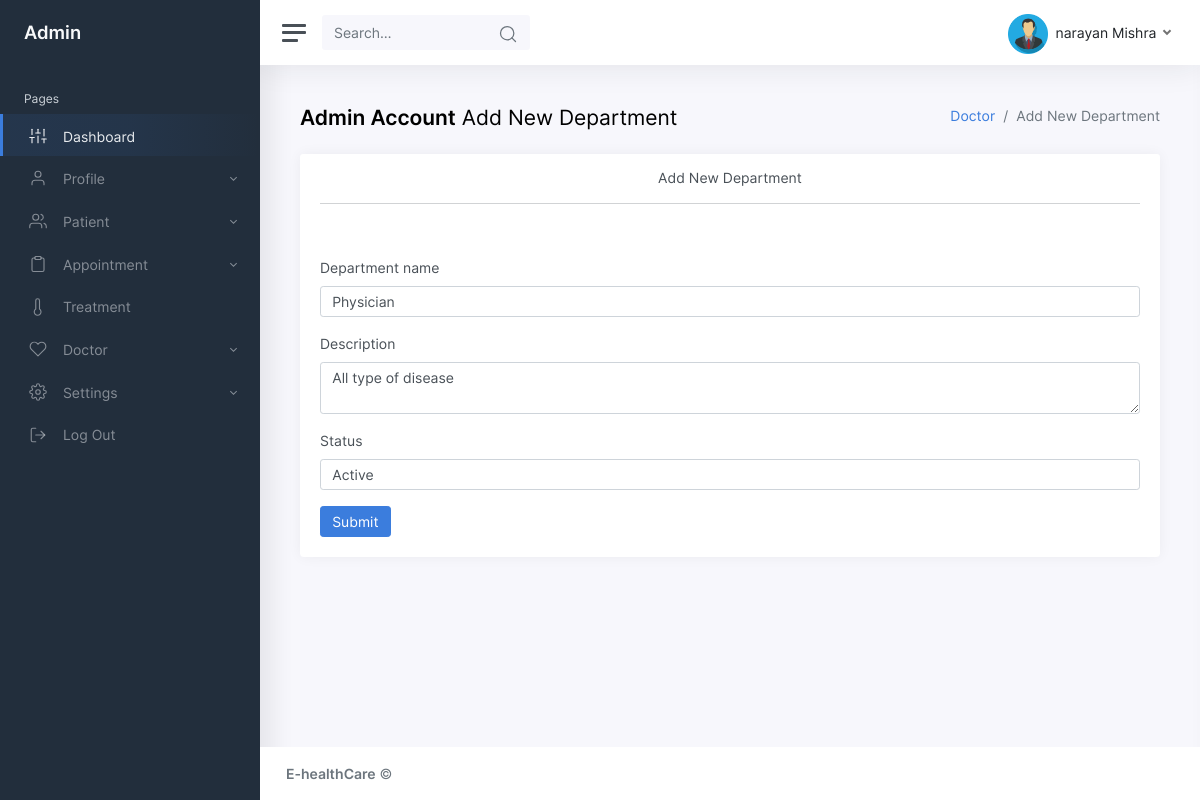
/admin/department.php?editid=11 (signed in), run on the app's committed database.
### tables this page shows
CREATE TABLE `department` (
  `departmentid` int(10) NOT NULL,
  `departmentname` varchar(100) NOT NULL,
  `description` text NOT NULL,
  `status` varchar(10) NOT NULL
);

### admin/department.php (the view, shortened to what this page needs)
<?php
include("dbconnection.php");
if(isset($_GET[editid]))
{
	$sql="SELECT * FROM department WHERE departmentid='$_GET[editid]' ";
	$qsql = mysqli_query($con,$sql);
	$rsedit = mysqli_fetch_array($qsql);
}
?>
<!DOCTYPE html>
<html lang="en">
<head>
	<link href="css/app.css" rel="stylesheet">
</head>
<body>
	<div class="wrapper">
		<?php include("menu.php");?>
		<div class="main">
			<?php include("header.php");?>
			<main class="content">
				<div class="container-fluid p-0">
					<div class="row mb-2 mb-xl-3">
						<div class="col-auto d-none d-sm-block">
							<h3><strong>Admin Account</strong> Add New Department</h3>
						</div>
						<div class="col-auto ml-auto text-right mt-n1">
							<nav aria-label="breadcrumb">
								<ol class="breadcrumb bg-transparent p-0 mt-1 mb-0">
									<li class="breadcrumb-item"><a href="#">Doctor</a></li>
									<li class="breadcrumb-item active" aria-current="page">Add New Department</li>
								</ol>
							</nav>
						</div>
					</div>
					<div class="col-md-12">
							<div class="card">
								<div class="card-header">
									<h2 class="card-title text-center">Add New Department</h2>
									<hr>
								</div>
								<div class="card-body">
									<form method="post" action="" name="frmdept" onSubmit="return validateform()">
										<div class="row">
											<div class="mb-3 col-md-12">
												<label class="form-label" for="patiente">Department name</label>
												<input type="text" class="form-control" name="departmentname" id="departmentname" value="<?php echo $rsedit[departmentname]; ?>" required/>
											</div>
											<div class="mb-3 col-md-12">
												<label class="form-label" for="textarea">Description</label>
												<textarea name="textarea" class="form-control" id="textarea" required><?php echo $rsedit[description] ; ?></textarea>
											</div>
											<div class="mb-3 col-md-12">
												<label class="form-label" for="app_reason">Status</label>
												<select class="form-control" name="select" id="select" required>
            <?php
		  $arr= array("Active","Inactive");
		  foreach($arr as $val)
		  {
			  if($val == $rsedit[status])
			  {
			  echo "<option value='$val' selected>$val</option>";
			  }
			  else
			  {
			  echo "<option value='$val'>$val</option>";
			  }
		  }
		  ?>
          </select>
											</div>
										<div>
										<button type="submit" name="submit" id="submit" class="btn btn-primary">Submit</button>
										</div>
									</form>
								</div>
							</div>
						</div>
				</div class="clear">
			</main>
			<?php include("footer.php");?>
		</div>
	</div>
</body>
</html>

### admin/header.php (shortened to what this page needs)
<?php
include("dbconnection.php");
if(!isset($_SESSION['adminid']))
{
  echo "<script>window.location='adminlogin.php';</script>";
}
else
{
  $sql = "SELECT adminname FROM admin  WHERE adminid='$_SESSION[adminid]'";
  $qsql = mysqli_query($con,$sql);
  $rsprofile=  mysqli_fetch_array($qsql);
  ?>
<nav class="navbar navbar-expand navbar-light navbar-bg">
				<a class="sidebar-toggle d-flex">
          <i class="hamburger align-self-center"></i>
        </a>
				<form class="d-none d-sm-inline-block">
					<div class="input-group input-group-navbar">
						<input type="text" class="form-control" placeholder="Search…" aria-label="Search" disabled="">
						<button class="btn" type="button">
              <i class="align-middle" data-feather="search"></i>
            </button>
					</div>
				</form>
				<div class="navbar-collapse collapse">
					<ul class="navbar-nav navbar-align">
						<li class="nav-item dropdown">
							<a class="nav-link dropdown-toggle d-none d-sm-inline-block" href="#" data-toggle="dropdown">
                <img src="img/admin.png" class="avatar img-fluid rounded mr-1" alt="Charles Hall" /> <span class="text-dark"><?php echo $rsprofile[adminname]; ?></span>
              </a>
						</li>
					</ul>
				</div>
			</nav>
			<?php }?>

### data on the page
department: departmentname "Physician", textarea "All type of disease", select "Active"

### other printed values
$rsprofile[adminname] "narayan Mishra"
